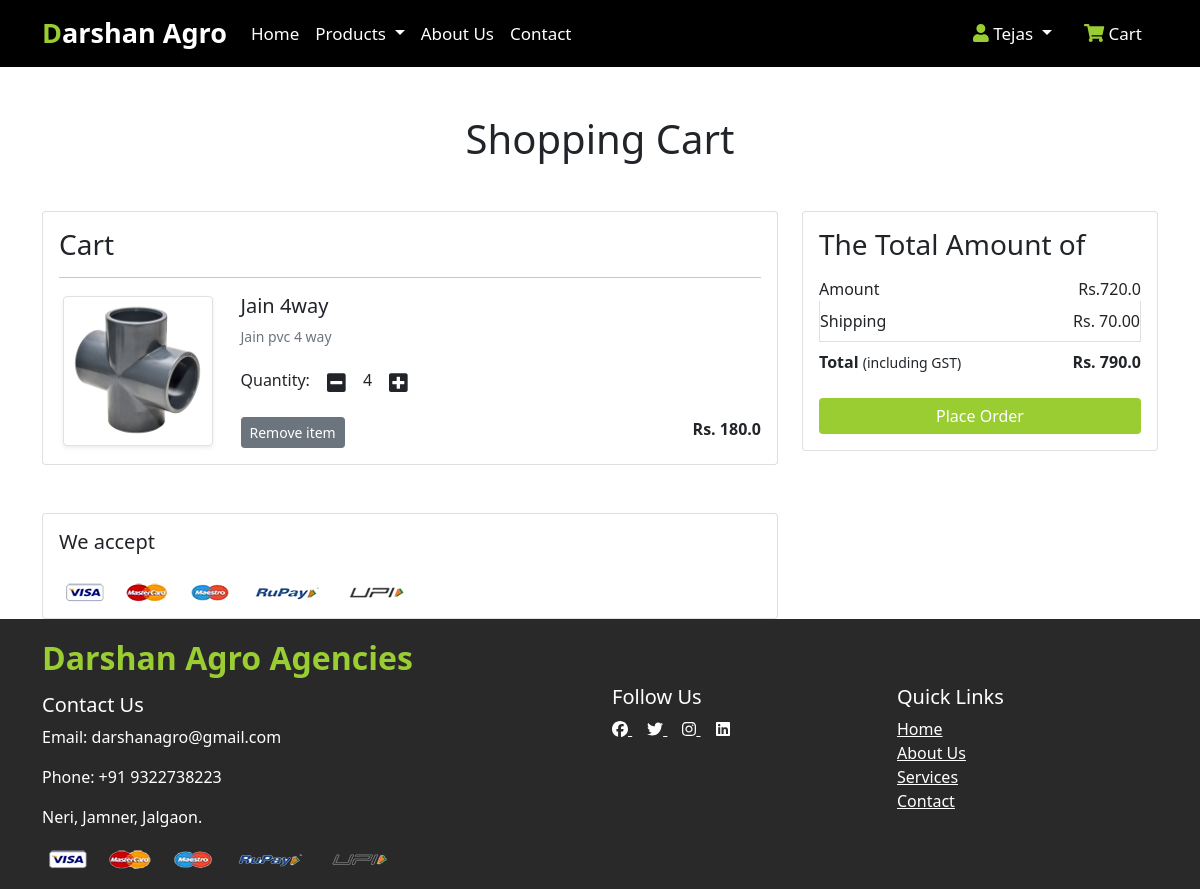
Page /cart/ (signed in) on the committed database.
### app/models.py (models this page shows, shortened)
class Cart(models.Model):
    user = models.ForeignKey(User, on_delete=models.CASCADE)
    product = models.ForeignKey(Product, on_delete=models.CASCADE)
    quantity = models.PositiveIntegerField(default=1)

class Product(models.Model):
    title = models.CharField(max_length=100)
    selling_price = models.FloatField()
    discounted_price = models.FloatField()
    description = models.TextField()
    brand = models.CharField(choices=BRAND_CHOICES,max_length=50)
    category = models.CharField(choices=CATEGORY_CHOICES,max_length=2)
    product_image = models.ImageField(upload_to='productimg')

### app/views.py (the view)
# urls.py: path('cart/', views.show_cart, name='showcart'),
def show_cart(request):
  if request.user.is_authenticated:
    user = request.user
    cart = Cart.objects.filter(user=user)
    amount = 0.0
    shipping_amount = 70.0
    total_amount = 0.0
    cart_product = [p for p in Cart.objects.all() if p.user == user]
    if cart_product:
      for p in cart_product:
        tempamount = (p.quantity * p.product.discounted_price)
        amount += tempamount
        totalamount = amount + shipping_amount
      return render(request,'app/addtocart.html', {'carts': cart, 'totalamount': totalamount, 'amount':amount})
    else:
      return render(request,'app/emptycart.html')

### app/templates/app/addtocart.html (shortened to what this page needs)
{% extends 'app/base.html' %}
{% load static %}
{% block main-content %}
<div class="container my-5">
 <div class="row">
  <h1 class="text-center mb-5">Shopping Cart</h1>
  <div class="col-sm-8">
  <div class="card">
   <div class="card-body">
    <h3>Cart</h3>
    {% for cart in carts %}
    <hr>
    <div class="row">
      <div class="col-sm-3 text-center align-self-center"><img src="{{ cart.product.product_image.url }}" alt="" srcset="" class="img-fluid img-thumbnail shadow-sm" height="150" width="150"> </div>
      <div class="col-sm-9">
       <div>
        <h5>{{cart.product.title}}</h5>
        <p class="mb-2 text-muted small">{{cart.product.description}}</p>
        <div class="my-3">
         <label for="quantity">Quantity:</label>
         <a class="minus-cart btn" pid="{{cart.product.id}}"><i class="fas fa-minus-square fa-lg"></i></a>
           <span id="quantity">{{cart.quantity}}</span>
         <a class="plus-cart btn" pid="{{cart.product.id}}"><i class="fas fa-plus-square fa-lg"></i></a>
        </div>
        <div class="d-flex justify-content-between">
         <a href="#" class="btn btn-sm btn-secondary mr-3 remove-cart" pid="{{ cart.product.id }}">Remove item</a>
         <p class="mb-0"><span><strong>Rs. {{cart.product.discounted_price}}</strong></span></p>
        </div>
       </div>
      </div>
     </div>
    {% endfor %}
   </div>
   </div>
  </div>
  <div class="col-sm-4">
   <div class="card">
    <div class="card-body">
      <h3>The Total Amount of</h3>
      <ul class="list-group">
       <li class="list-group-item d-flex justify-content-between align-items-center border-0 px-0 pb-0">Amount<span>Rs.{{amount}}</span></li>
       <li class="list-group-item d-flex justify-content-between align-items-center px-0">Shipping<span>Rs. 70.00</span></li>
       <li class="list-group-item d-flex justify-content-between align-items-center border-0 px-0 mb-3">
        <div>
           <strong>Total</strong> <small>(including GST)</small>
         </div>
         <span><strong>Rs. {{totalamount}}</strong></span>
       </li>
      </ul>
      <div class="d-grid"><a href="{% url 'checkout' %}" class="btn btn-primary" style="background-color: yellowgreen; border: none;">Place Order</a></div>
    </div>
   </div>
  </div>
 </div>
</div>
<div class="container">
 <div class="row">
  <div class="col-sm-8">
   <div class="card">
    <div class="card-body">
      <h5 class="mb-4">We accept</h5>
      <img src="{% static 'app/images/payment.png' %}" alt="" class="img-fluid">
    </div>
  </div>
  </div>
 </div>
</div>
{% endblock main-content %}

### app/templates/app/base.html (shortened to what this page needs)
<!doctype html>
{% load static %}
<html lang="en">
<head>
  <link href="https://cdn.jsdelivr.net/npm/bootstrap@5.0.0-beta1/dist/css/bootstrap.min.css" rel="stylesheet"
>
  <link rel="stylesheet" href="https://cdnjs.cloudflare.com/ajax/libs/font-awesome/4.7.0/css/font-awesome.min.css">
  <link rel="stylesheet" href="{% static 'app/css/owl.carousel.min.css' %}">
  <link rel="stylesheet" href="{% static 'app/css/all.min.css' %}">
  <link rel="stylesheet" href="{% static 'app/css/style.css' %}">
</head>
<body style="background-color: rgb(255, 255, 255);">
  <nav class="navbar navbar-expand-lg navbar-dark" style="margin-top: 0px; background-color: black;">
    <div class="container">
      <a class="navbar-brand" href="/" style="font-size: 27px; font-weight: bold; "><span
          style="color: yellowgreen;">D</span>arshan Agro</a>
      <div class="collapse navbar-collapse" id="navbarSupportedContent">
        <ul class="navbar-nav me-auto mb-2 mb-lg-0">
          <li class="nav-item">
            <a class="nav-link active" aria-current="page" href="/">Home</a>
          </li>
          <li class="nav-item dropdown">
            <a class="nav-link dropdown-toggle text-white" href="#" id="electronicsDropdown" role="button"
              data-bs-toggle="dropdown" aria-expanded="false">
              Products
            </a>
          </li>
          <li class="nav-item">
            <a class="nav-link active" aria-current="page" href="{% url 'about' %}">About Us</a>
          </li>
          <li class="nav-item">
            <a class="nav-link active" aria-current="page" href="{% url 'contact' %}">Contact</a>
          </li>
        </ul>
        <div>
          <ul class="navbar-nav me-auto mb-2 mb-lg-0">
            {% if request.user.is_authenticated %}
            <li class="nav-item dropdown mx-2">
              <a class="nav-link dropdown-toggle text-white" href="#" id="profileDropdown" role="button"
                data-bs-toggle="dropdown" aria-expanded="false"><i class="fa fa-user" style="font-size:18px; color:yellowgreen"></i>
                {{request.user.username|capfirst}}
              </a>
            </li>
            <li class="nav-item mx-2">
              <a href="{% url 'showcart' %}" class="nav-link text-white"><i class="fa fa-shopping-cart" style="font-size:18px; color:yellowgreen"></i> Cart </a>
            </li>
            {% endif %}
          </ul>
        </div>
      </div>
    </div>
  </nav>
  {% block main-content %} {% endblock main-content %}
  <footer class="footer">
    <div class="container">
      <div class="row">
        <h2 style="color: yellowgreen; font-weight: bold;">Darshan Agro Agencies</h2>
        <div class="col-md-6">
          <h5 style="margin-top: 8px;">Contact Us</h5>
          <p>Email: darshanagro@gmail.com</p>
          <p>Phone: +91 9322738223</p>
          <p>
          <Address>Neri, Jamner, Jalgaon.</Address>
          </p>
        </div>
        <div class="col-md-3 social-links">
          <h5>Follow Us</h5>
          <a href="#" target="_blank">
            <i class="fab fa-facebook"></i>
          </a>
          <a href="#" target="_blank">
            <i class="fab fa-twitter"></i>
          </a>
          <a href="#" target="_blank">
            <i class="fab fa-instagram"></i>
          </a>
          <a href="#" target="_blank">
            <i class="fab fa-linkedin"></i>
          </a>
        </div>
        <div class="col-md-3 quick-links">
          <h5>Quick Links</h5>
          <a href="#">Home</a><br>
          <a href="#">About Us</a><br>
          <a href="#">Services</a><br>
          <a href="#">Contact</a>
        </div>
      </div>
      <img src="{% static 'app/images/payment.png' %}" class="img-fluid" height="2px">
    </div>
  </footer>
</body>
</html>

### app/templates/app/base.html (style rules this page uses)
.navbar { background-color: rgba(0, 0, 0, 0.5); }
.navbar-brand, .navbar-nav .nav-link { color: #fff; }
.navbar-nav .nav-link { font-size: 17px; }
.text-white { color: #fff !important; }
.footer { background-color: rgb(41, 41, 41); color: #fff; padding: 20px 0; }
.social-links a, .quick-links a { color: #fff; margin-right: 15px; transition: color 0.3s ease-in-out; }

### rows in the picture
Cart: product.product_image (picture), product "Jain 4way", product.description "Jain pvc 4 way", quantity "4", product.discounted_price "180.0"

### other values in the picture
{{ request.user.username|capfirst }} "Tejas"
{{ amount }} "720.0"
{{ totalamount }} "790.0"
